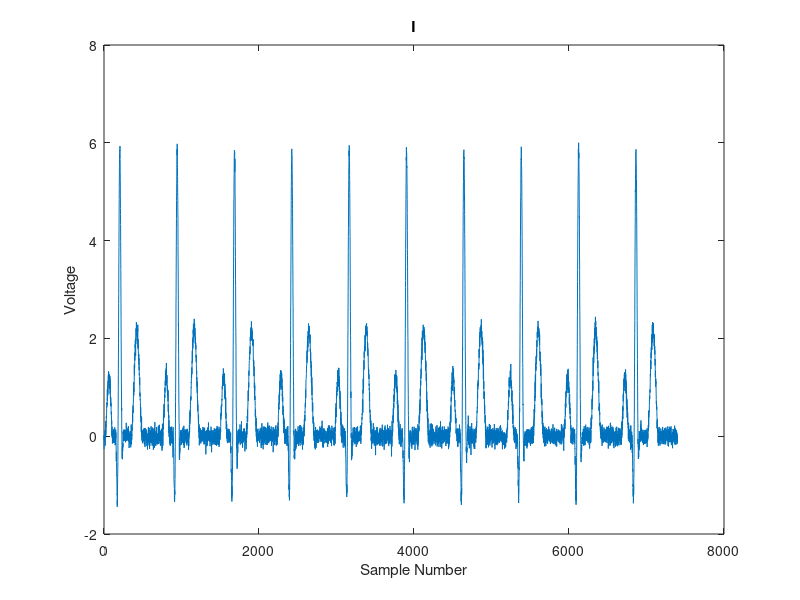

This figure's MATLAB source:
clear all;
close all;
clc
%% Variable Definition
P_duration = 110; % ms
PR_duration = 40; % ms
QRS_duration = 100; % ms
ST_duration = 90; %ms
T_duration = 150; %ms
TP_duration = 250; %ms time in between T wave and P wave

sum = cumsum([P_duration PR_duration QRS_duration ST_duration T_duration TP_duration]);

num_samples = P_duration + PR_duration + QRS_duration + ST_duration + T_duration + TP_duration; %Total time in ms to complete one heatbeat 
ecgLeads = 0; %angle of lead I
repeat = 10; %Number of complexes
ECG = zeros(num_samples*repeat,1); %initializing ECG matrix
mean = 0;
std_dev = 0.1;

%% Wave building
% wave axis
PWave_axis = -55*pi/180;
QRS_axis = -45*pi/180;
T_axis = -45*pi/180;

%QRS cardiac loop
theta = linspace(0,2*pi,QRS_duration);
a = 4;
b = 1/3;
x = a*(cos(theta)-1).*cos(theta);
y = b*a*(cos(theta)-1).*sin(theta);

QRS_Loop_x = a*(cos(theta)-1).*cos(theta)*cos(QRS_axis) - b*a*(cos(theta)-1).*sin(theta)*sin(QRS_axis); 
QRS_Loop_y = a*(cos(theta)-1).*cos(theta)*sin(QRS_axis) + b*a*(cos(theta)-1).*sin(theta)*cos(QRS_axis);

%P cardiac loop
a_P = 1;
b_P = 1/3;
theta_p = linspace(pi,3*pi,P_duration);

x_P = a_P+a_P*cos(theta_p);
y_P = b_P*sin(theta_p);

P_Loop_x = a_P+a_P*cos(theta_p)*cos(PWave_axis) - b_P*sin(theta_p)*sin(PWave_axis)-(a_P-a_P*cos(PWave_axis));
P_Loop_y = a_P*cos(theta_p)*sin(PWave_axis)+b_P*sin(theta_p)*cos(PWave_axis)+a_P*sin(PWave_axis);

%T cardiac loop
a_T = 1.5;
b_T = 1/2;
theta_t = linspace(pi,3*pi,T_duration);

x_T = a_T+a_T*cos(theta_t);
y_T = b_T*sin(theta_t);

T_Loop_x = a_T+a_T*cos(theta_t)*cos(T_axis) - b_T*sin(theta_t)*sin(T_axis)-(a_T-a_T*cos(T_axis));
T_Loop_y = a_T*cos(theta_t)*sin(T_axis)+b_T*sin(theta_t)*cos(T_axis)+a_T*sin(T_axis);


%%
    
for i= 1:repeat

    ECG(1+((i-1)*num_samples):sum(1)+((i-1)*num_samples)) = P_Loop_x*cos(ecgLeads) - P_Loop_y*sin(ecgLeads); 
    ECG(sum(1)+1+((i-1)*num_samples):sum(2)+((i-1)*num_samples)) = zeros(PR_duration,1);
    ECG(sum(2)+1+((i-1)*num_samples):sum(3)+((i-1)*num_samples)) = QRS_Loop_x*cos(ecgLeads) - QRS_Loop_y*sin(ecgLeads);
    ECG(sum(3)+1+((i-1)*num_samples):sum(4)+((i-1)*num_samples)) = zeros(ST_duration,1);
    ECG(sum(4)+1+((i-1)*num_samples):sum(5)+((i-1)*num_samples)) = T_Loop_x*cos(ecgLeads) - T_Loop_y*sin(ecgLeads);
    ECG(sum(5)+1+((i-1)*num_samples):sum(6)+((i-1)*num_samples)) = zeros(TP_duration,1);
end

ECG = ECG + normrnd(mean, std_dev, num_samples*repeat,1); %adding noise to ECG recording

plot(ECG(:,1));
title('I');
xlabel('Sample Number');
ylabel('Voltage');
